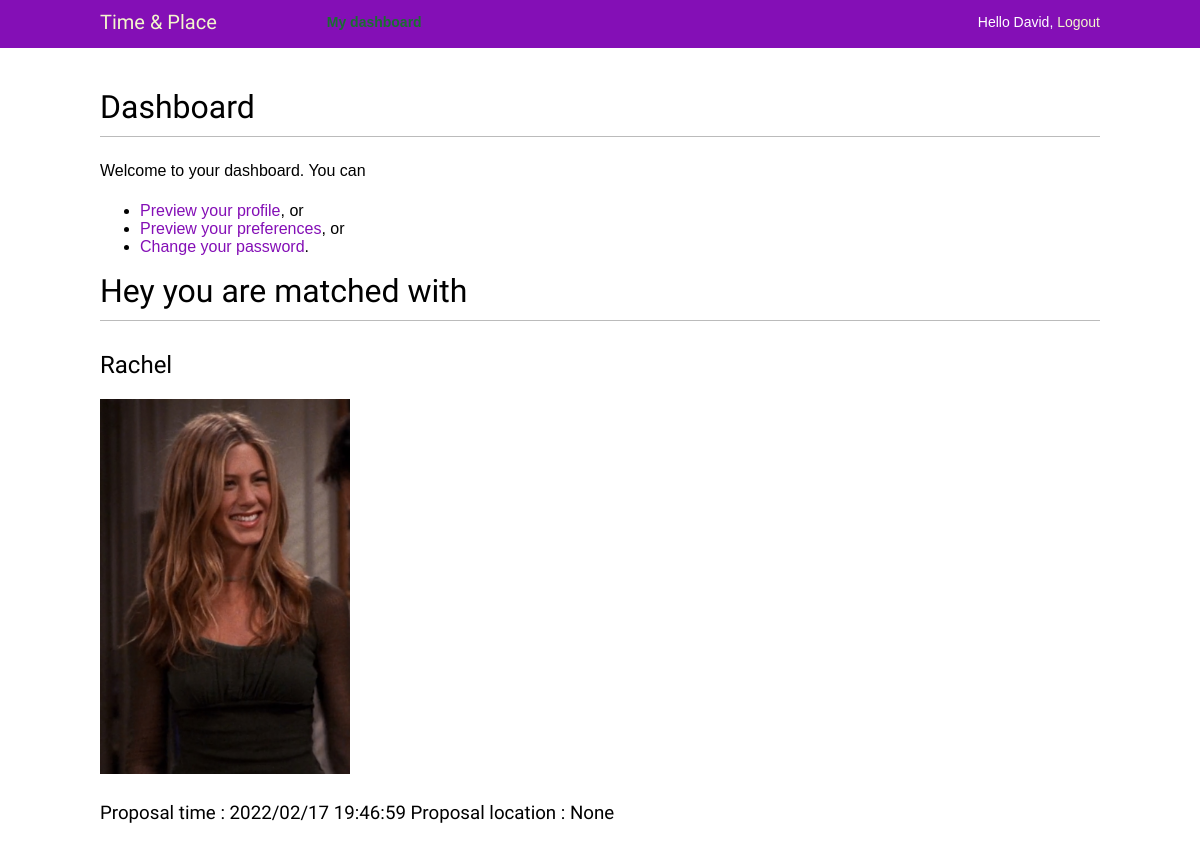
The app's page /account/ (signed in), older data.
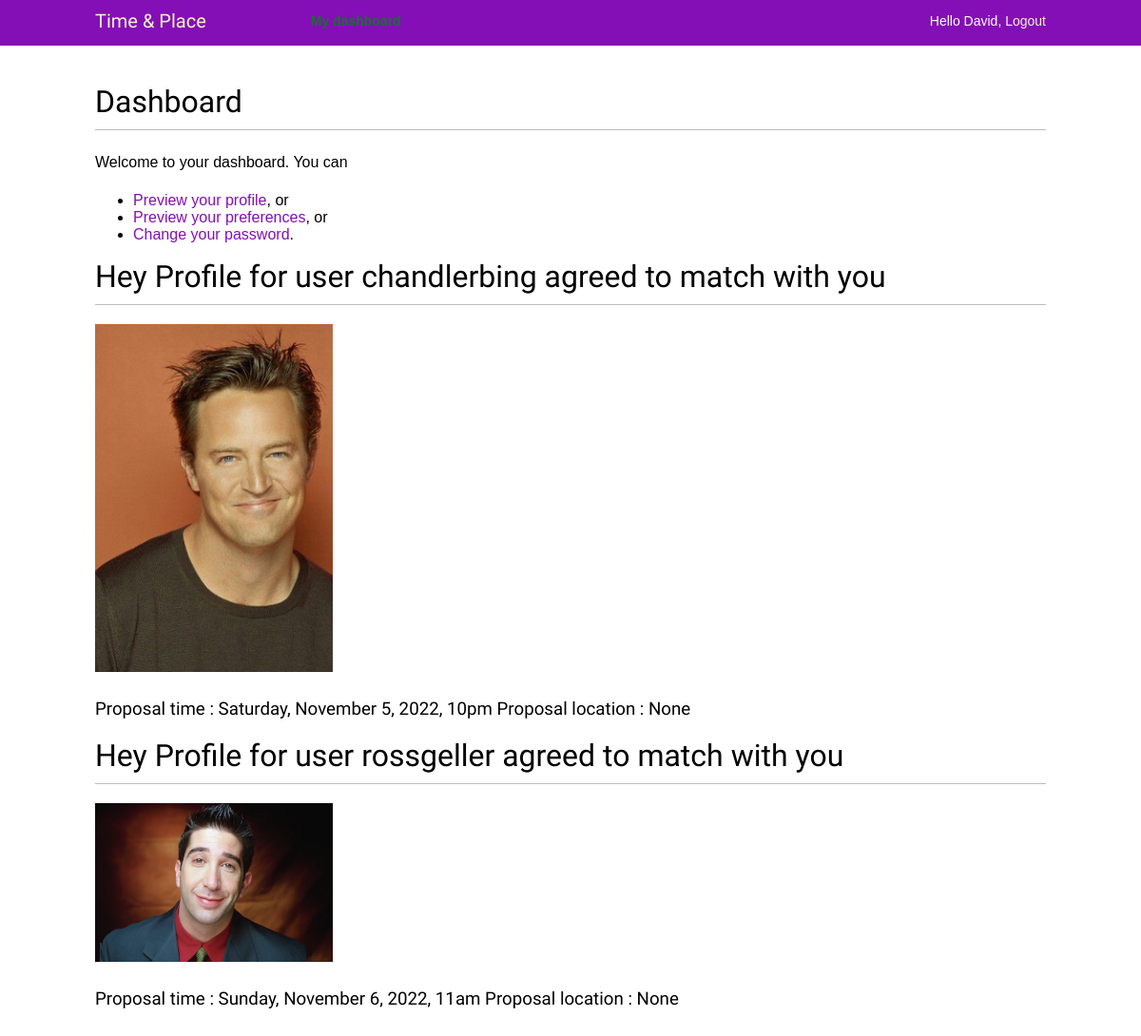
The same page, newer data.
### account/models.py (models this page shows, shortened)
class Profile(models.Model):
    user = models.OneToOneField(settings.AUTH_USER_MODEL,
                                on_delete=models.CASCADE)
    date_of_birth = models.DateField(blank=True, null=True, default=date.today())
    photo = models.ImageField(upload_to='users/%Y/%m/%d/',
                        blank=True,
                        default='users/default/user-default.png')
    occupation = models.CharField(max_length = 50,blank=True, null=True)
    proposal_time = models.CharField(max_length = 50,blank=True, null=True)
    about_me = models.CharField(max_length = 100,blank=True, null=True)
    gender_choices = (('Woman', 'Woman'), ('Man', 'Man'), ('Transgender', 'Transgender'), ('Non-binary', 'Non-binary'))
    gender_identity = models.CharField(max_length = 15, choices = gender_choices, blank = True, default="N/A")
    orientation_choices = (('Lesbian', 'Lesbian'), ('Gay', 'Gay'), ('Bisexual', 'Bisexual'), ('Queer', 'Queer'), ('Asexual', 'Asexual'), ('Straight', 'Straight'),('Other', 'Other'))
    sexual_orientation = models.CharField(max_length = 15, choices = orientation_choices, blank = True, default="N/A")
    age_preference_min = models.IntegerField(blank=True, null=True)
    age_preference_max = models.IntegerField(blank=True, null=True)
    gender_preference = models.CharField(max_length = 15, choices = gender_choices, blank = True)
    orientation_preference = models.CharField(max_length = 15, choices = orientation_choices, blank = True)
    boro = models.ForeignKey(Boro,on_delete=models.SET_NULL, blank=True, null=True)
    cusine = models.ForeignKey(Cusine,on_delete=models.SET_NULL, blank=True, null=True)
    location_dropdown  = models.ForeignKey(newLocation,on_delete=models.SET_NULL, blank=True, null=True)
    likes = models.ManyToManyField(
        "self",
        related_name="liked_by",
        symmetrical=False,
        blank=True
    )
    hides = models.ManyToManyField(
        "self",
        related_name="hidden_by",
        symmetrical=False,
        blank=True
    )
    declines = models.ManyToManyField(
        "self",
        related_name="declined_by",
        symmetrical=False,
        blank=True
    )
    matches = models.ManyToManyField(
        "self",
        related_name="matched_with",
        symmetrical=False,
        blank=True
    )
    def __str__(self):
        return f'Profile for user {self.user.username}'

### account/views.py (the view)
# urls.py: path('', views.dashboard, name='dashboard'),
@login_required
def dashboard(request):
    user_profile = Profile.objects.get(user_id = request.user.id)
    return render(request,
                     'account/dashboard.html',
                     {'section': 'dashboard', "user_profile": user_profile})

### account/templates/account/dashboard.html (shortened to what this page needs)
{% extends "base.html" %}
   {% block content %}
     <h1>Dashboard</h1>
     <p>Welcome to your dashboard.
      You can
      <ul>
        <li>
          <a href="{% url 'profile' pk=user.id %}">Preview your profile</a>, or
        </li>
        <li>
          <a href="{% url 'preferences' pk=user.id %}">Preview your preferences</a>,  or
        </li>
        <li>
          <a href="{% url "password_change" %}">Change your password</a>.</p>
     {%if user_profile.matches.all.exists %}
     {%for user in user_profile.matches.all %}
     <h1> Hey you are matched with  </h1>
     <h2>{{user.user.first_name}}</h2>
     <p><img src="{{ user.photo.url }}" width="250px"></p>
     <div class="block">
      <h3 class="title is-4">
          Proposal time : {{user_profile.proposal_time}}
          Proposal location : {{user_profile.location_dropdown}}
      </h3>
      {% endfor %}
     {% else %}
     {%if user_profile.matched_with.all.exists%}
     {%for user in user_profile.matched_with.all %}
     <h1> Hey {{user}} agreed to match with you </h1>
     <p><img src="{{ user.photo.url }}" width="250px"></p>
     <div class="block">
      <h3 class="title is-4">
          Proposal time : {{user.proposal_time}}
          Proposal location : {{user.location_dropdown}}
      </h3>
      <div class="content">
      {% endfor %}
      {%endif%}
      {% endif %}
{% endblock %}

### account/templates/base.html (shortened to what this page needs)
{% load static %}
<!DOCTYPE html>
<html>
<head>
    <link href="{% static "account/base.css" %}" rel="stylesheet">
</head>
<body>
    <div id="header">
        <span class="logo">Time & Place</span>
        {% if request.user.is_authenticated %}
                <ul class="menu">
                    <li {% if section == "dashboard" %}class="selected"{% endif %}>
                    <a href="{% url "dashboard" %}">My dashboard</a>
                    </li>
                </ul>
            {% endif %}
                <span class="user">
                {% if request.user.is_authenticated %}
                    Hello {{ request.user.first_name }},
                    <a href="{% url "logout" %}">Logout</a>
                {% else %}
                    <a href="{% url "login" %}">Log-in</a>
                {% endif %}
        </span>
    </div>
    <div id="content">
    {% block content %}
    {% endblock %}
</body>

### account/static/account/base.css (style rules this page uses)
body { margin:0; padding:0; font-family:helvetica, sans-serif; }
p { line-height: 1.8; }
a { color:#840fb6; text-decoration:none; }
h1, h2, h3, h4, h5 , h6 { font-family: 'Muli', sans-serif; font-weight:normal; }
h1 { border-bottom:1px solid #bbb; padding:0 0 10px 0; margin:10px 0 20px 0; }
#header { padding:10px 100px; font-size:14px; background:#840fb6; color:#fff; border-bottom:4px solid #840fb6; overflow:auto; }
#header .logo { font-family: 'Muli', sans-serif; float:left; color:#f3f7cc; font-size:20px; margin-right:10%; }
#header ul.menu { list-style:none; float:left; margin:0; padding:0; }
#header ul.menu li { float:left; padding:4px 10px; }
#header ul.menu li.selected a, #header ul.menu li.selected a:hover { color:#1b6d32; font-weight:bold; }
#header a { color:#f3f7cc; }
#header .user { float:right; padding-top:4px; }
#content { padding:30px 100px; }

Row changes from the older to the newer data that the page shows:
no longer on this page (row unchanged): Profile: user.first_name "Rachel", photo (picture), location_dropdown "None", shown under "Dashboard"
no longer on this page (row edited): Profile: proposal_time "2022/02/17 19:46:59"
now on this page (row unchanged): Profile: user.username "Profile for user chandlerbing", photo (picture), proposal_time "Saturday, November 5, 2022, 10pm", location_dropdown "None", shown under "Dashboard"
now on this page (row unchanged): Profile: user.username "Profile for user rossgeller", photo (picture), proposal_time "Sunday, November 6, 2022, 11am", location_dropdown "None", shown under "Dashboard"
